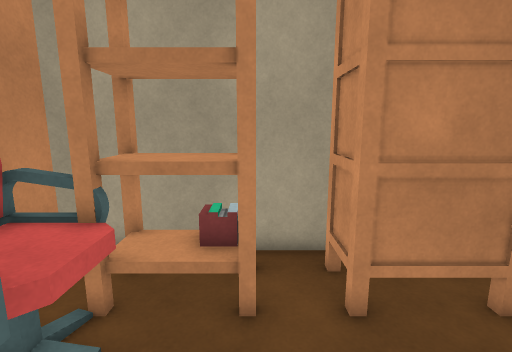
[1] (above)

18 first-person views from a walk through a 3-D level made in the Unity game engine. The camera is 1.4 m above the floor, tilts 10° down and sees 85° across. The floor is counted in squares, 0.5 m on a side. Each view is taken from the middle of a square. On the plan, view 1 faces up. The plan holds only what a view shows up to about 19 squares ahead; the rest is blank. The player character is not drawn. Surface patterns are stand-ins for the level's own textures.

[2]
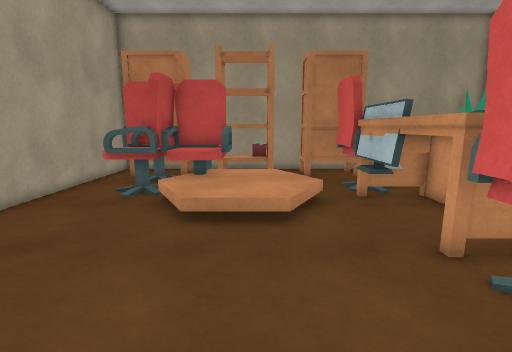

[3]
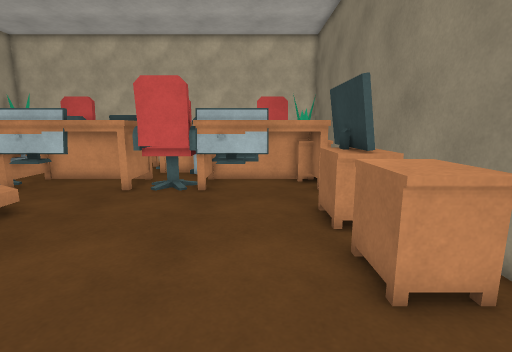

[4]
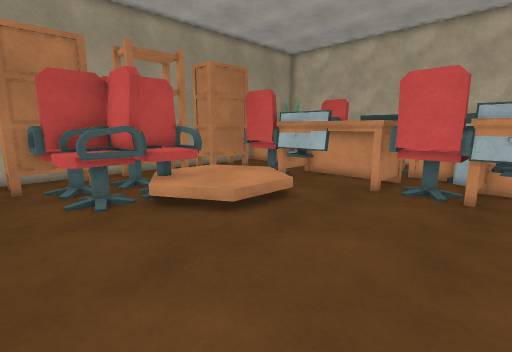

[5]
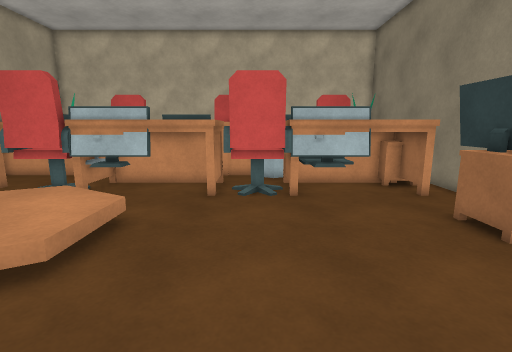

[6]
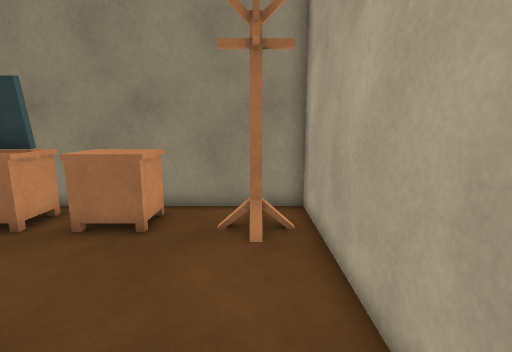

[7]
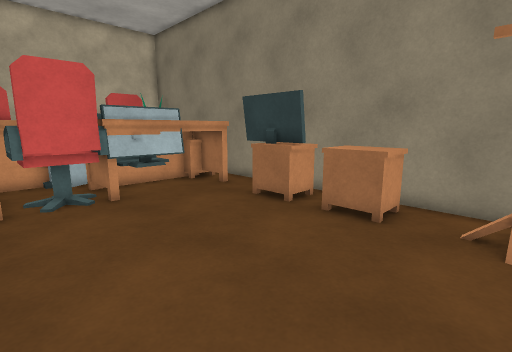

[8]
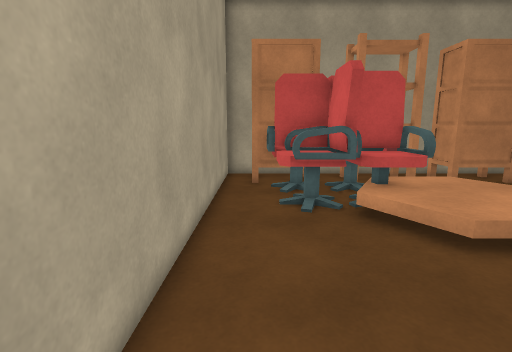

[9]
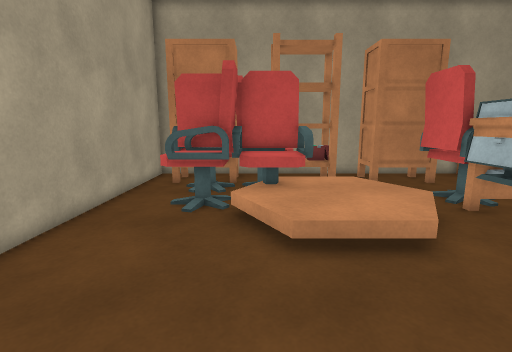

[10]
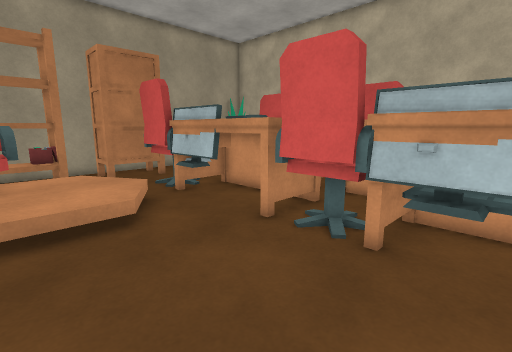

[11]
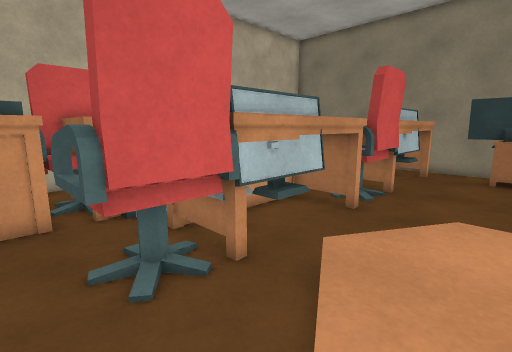

[12]
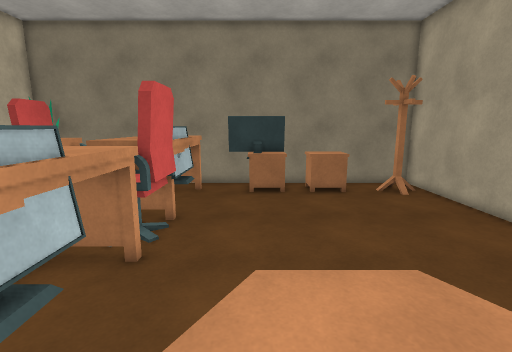

[13]
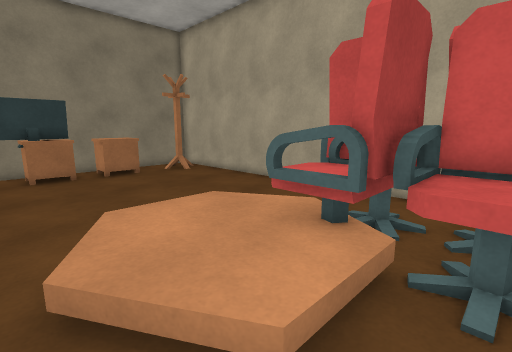

[14]
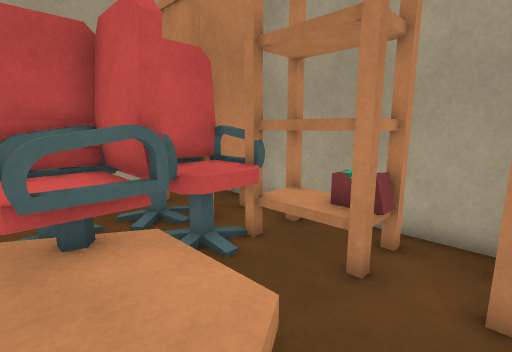

[15]
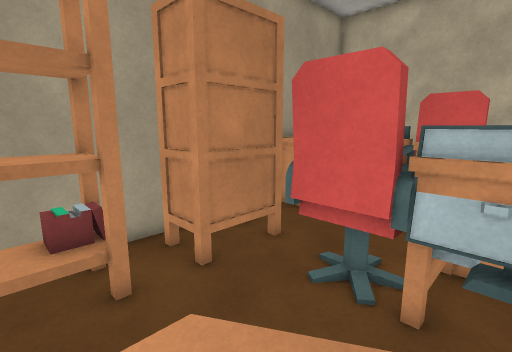

[16]
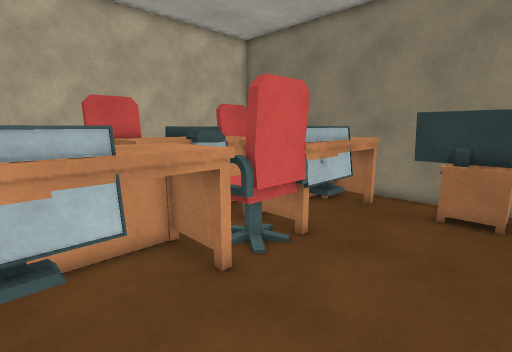

[17]
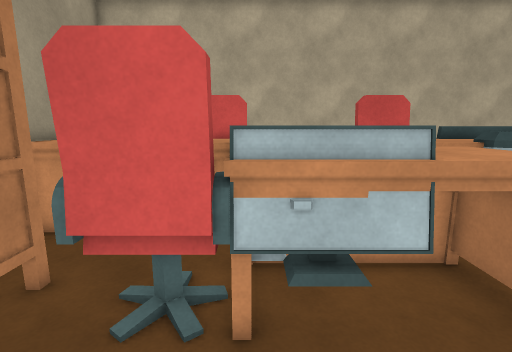

[18]
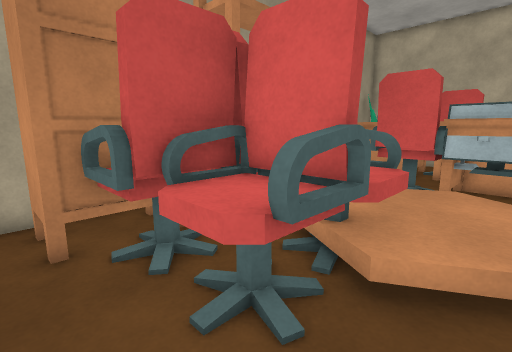

### Floor plan
Key: @ floor where view 1 was taken; # wall or solid block; . main floor; : floor 0.25 m higher than the main floor; + floor 0.5 m higher than the main floor; / step, stairs or slope; O other object.
Columns run from 10 left of view 1 to 10 right of it. Each row starts with its distance up from view 1.
  8 ###  ##########  #OOO
  7 #.#  #.OOOO.O  O..OO
  6 #.#  #.OOOO.O   ..O
  5 #.####OOOO#.#OO#..O
  4 #. OOOOOO.........O
  3 #..OOOOOO....OOO..O O
  2 #..OOOOOO+/..OOO..OOO
  1 #..OOO    +/.OOO..OO
  0 #..OOO/  +@+.OOOOOO
 -1 #...../++  /.O  O O
 -2 #...../++++/.OOOO
 -3 #......////..OOOO
 -4 #............OOOO
 -5 #............OOOO.O O
 -6 #............OOO..OOO
 -7 #............OOO..OOO
 -8 #............OOOOOO O
 -9 #............OOOO.O
-10 #............O  O O
-11 #............O  O O
-12 #............O  O  OO
-13 #.:..OOOOOO..O  O  OO
-14 #/O/.OOOOOOO.OOOO
-15 #....OOOOOO    O
-16 #####################

Positions as (right, up) in squares from view 1, and headings:
1: (0, 0), facing up
2: (-1, -11), facing up
3: (-9, -11), facing right
4: (-9, -10), facing up-right
5: (-8, -7), facing right
6: (-8, -6), facing down
7: (-8, -5), facing down-right
8: (-8, -9), facing up
9: (-4, -9), facing up
10: (-3, -11), facing up-right
11: (-1, 4), facing down-right
12: (0, 2), facing down
13: (2, 4), facing down-left
14: (2, 0), facing up-left
15: (-2, -1), facing up-right
16: (-2, -1), facing down-right
17: (-1, 0), facing right
18: (-9, -2), facing up-right
